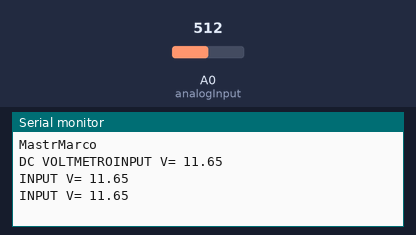
The sketch below on a simulated Arduino Uno, built with avr-gcc and run on an emulated ATmega328P. Shown: the last lines printed to the serial monitor. The test bench sets the inputs (shaded band); at power-on: A0 (analogInput) = 512.

Above: at 1.3 s.
1.4 s: A0 (analogInput) set to 716
At 1.9 s:
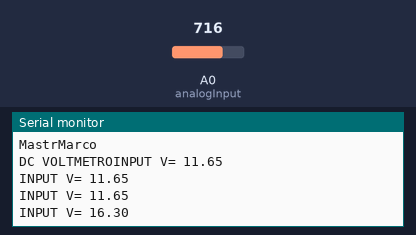
2.9 s: A0 (analogInput) set to 900
At 3.4 s:
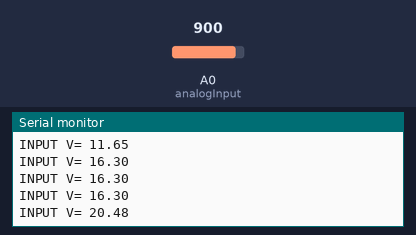
Timing chart, 0 to 5.9 s (numbered marks = the images above; inputs shaded):
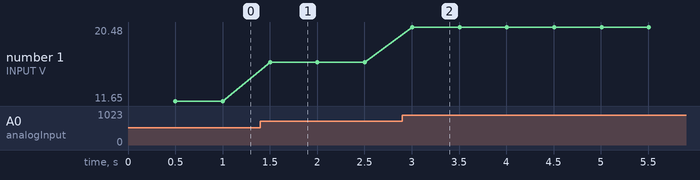

Measured:
- after the input at 1.4 s, the serial monitor: prints a new line after 0.10 s (image 1)
- after the input at 2.9 s, the serial monitor: prints a new line after 0.10 s (image 2)
- plotted number 1: 11.65 → 16.3 after the input at 1.4 s, 16.3 → 20.48 after the input at 2.9 s

The sketch:

Sensore_Tensione.ino
```cpp
//*****************************************************************************************************************************//
//-------------------          By  MastrMarco    Versione 1.0        ISCRIVITI AL CANALE YOUTUBE       ------------------------//
//
//                                  https://www.youtube.com/channel/UCpQb1Iz6M229ylkyXpdJPlw
//*****************************************************************************************************************************//
//------------------------------------- 1°Code
/*
#include <Wire.h>
int datiS;
int Volt;

void setup(){

Serial.begin(9600);
Serial.println("MastrMarco");
Serial.print("DC VOLTMETRO");
Serial.print("V");
}
void loop(){
float temp;
datiS=analogRead(0);
temp=datiS/4.092;
datiS=(int)temp;
Volt=((datiS%100)/10);
Serial.println(Volt);
delay(1000);
}

//------------------------------------- 2°Code

#include <Wire.h>
int datiS;
float Volt;

void setup(){
Serial.begin(9600);
Serial.println("MastrMarco");
Serial.print("DC VOLTMETRO");
Serial.print("V");
}

void loop(){
float temp;
datiS=analogRead(0);
temp=datiS/4.425;
Volt=(temp/10);
Serial.println(Volt);
delay(1000);
}
*/
//------------------------------------- 3°Code
int analogInput = A0;
float Con = 0.0;
float Volt = 0.0;
float R1 = 29900.0; //
float R2 = 7480.0; //
int datiS = 0;
void setup(){
   pinMode(analogInput, INPUT);
   Serial.begin(9600);
   Serial.println("MastrMarco");
   Serial.print("DC VOLTMETRO");
}
void loop(){
   // leggere il valore sull'ingresso analogico
   datiS = analogRead(analogInput);
   Con = (datiS * 4.60 ) / 1010.0;
   Volt = Con / (R2/(R1+R2));

Serial.print("INPUT V= ");
Serial.println(Volt,2);
delay(500);
}
```
